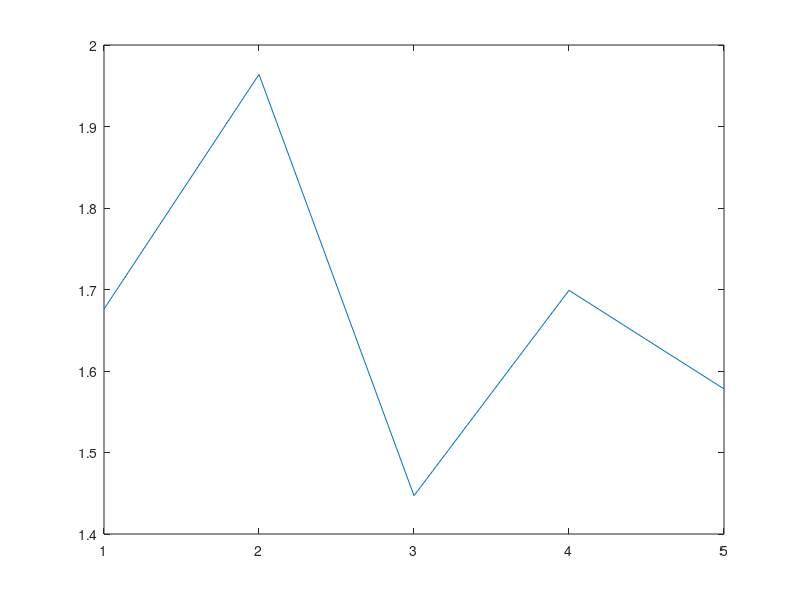

Here is the MATLAB script that generated this plot:
clear;
Soil_Respiration=[1.676 1.964 1.447 1.699 1.578; 0.825 0.768 0.472 0.541 0.457; 0.466 0.371 0.204 0.196 0.171; 2.738 2.629 2.33 2.306 2.19; 0.764 0.685 0.41 0.478 0.392];
plot(1:5,Soil_Respiration(1,:))